Frame 1 (no input): blank canvas, image omitted
Frame 60 (no input): blank canvas, image omitted
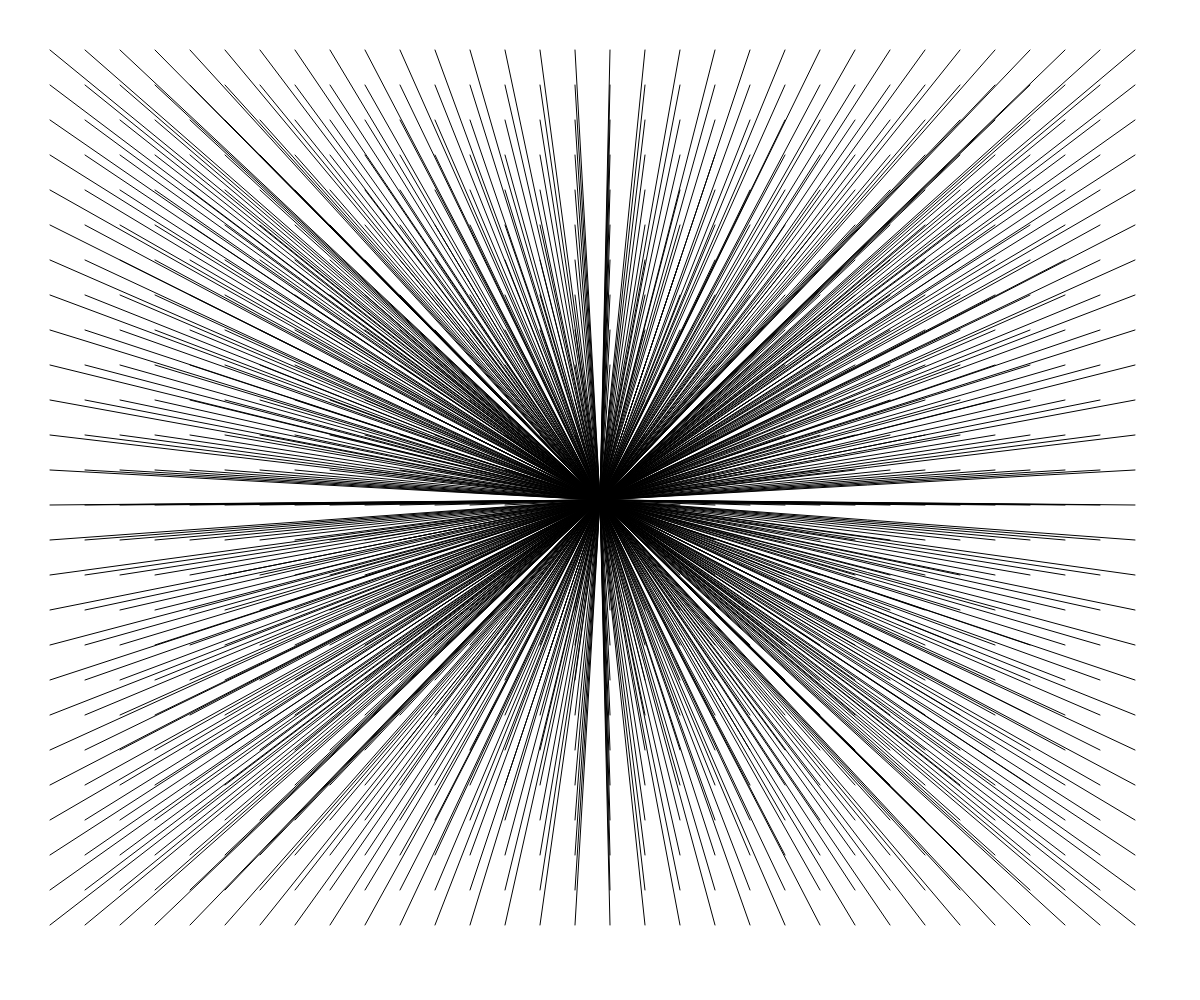
Frame 120 (the mouse pressed at the canvas centre since frame 60)

The p5.js sketch whose frames 1 and 60 were blank and that drew this single picture after the mouse press (run headless with seeded random() and noise() and a simulated clock; from frame 60 on, the mouse is pressed at the canvas centre):

// p5.js sketch
// ── sketch.js
let option = 1;

function setup() {
  createCanvas(windowWidth, windowHeight);
  noFill();
}

function draw() {
  clear();
  let density = map(mouseX, 0, width, 20, 50);

  if (option === 1) {
    //   Stitches
    for (let x = 50; x <= width - 50; x += density) {
      for (let y = 50; y <= height - 50; y += density) {
        line(x - 5, y - 5, x + 5, y + 5);
        line(x + 5, y - 5, x - 5, y + 5);
      }
    }
  } else if (option == 2) {
    //   Perspective
    for (let x = 50; x <= width - 50; x += density) {
      for (let y = 50; y <= height - 50; y += density) {
        line(x, y, width / 2, height / 2);
      }
    }
  } else if (option == 3) {
    //   Overlapping circles
    for (let x = 50; x <= width - 50; x += density) {
      for (let y = 50; y <= height - 50; y += density) {
        ellipse(x, y, 40, 40);
      }
    }
  } else if (option == 4) {
    //   Rotating arcs
    let count = 0;
    for (let x = 50; x <= width - 50; x += density) {
      for (let y = 50; y <= height - 50; y += density) {
        strokeWeight(count * 0.2);
        ellipse(x, y, 20, 20);
        count++;
      }
    }
  } else if (option == 5) {
    strokeWeight(1);
    //   Groups of five
    for (let x = 50; x <= width - 50; x += density) {
      for (let y = 50; y <= height - 50; y += density) {
        for (let i = 0; i < 16; i += 4) {
          line(x + i, y, x + i, y + 12);
        }
        line(x, y, x + 12, y + 12);
      }
    }
  }
}

function mousePressed() {
  option++;
  if (option > 5) option = 1;
  console.log(option);
}
